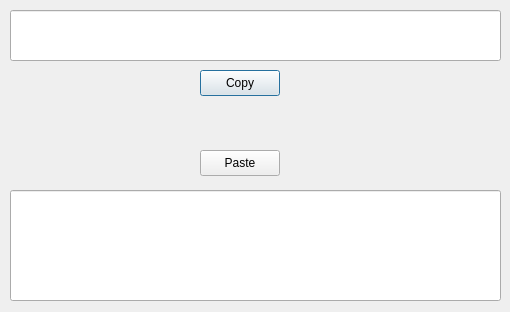
<?xml version="1.0" encoding="UTF-8"?>
<ui version="4.0">
 <class>Dialog</class>
 <widget class="QDialog" name="Dialog">
  <property name="geometry">
   <rect>
    <x>0</x>
    <y>0</y>
    <width>510</width>
    <height>312</height>
   </rect>
  </property>
  <property name="windowTitle">
   <string>Dialog</string>
  </property>
  <widget class="QLineEdit" name="Input">
   <property name="geometry">
    <rect>
     <x>10</x>
     <y>10</y>
     <width>491</width>
     <height>51</height>
    </rect>
   </property>
  </widget>
  <widget class="QPushButton" name="pushButton">
   <property name="geometry">
    <rect>
     <x>200</x>
     <y>70</y>
     <width>80</width>
     <height>26</height>
    </rect>
   </property>
   <property name="text">
    <string>Copy</string>
   </property>
  </widget>
  <widget class="QLineEdit" name="Output">
   <property name="geometry">
    <rect>
     <x>10</x>
     <y>190</y>
     <width>491</width>
     <height>111</height>
    </rect>
   </property>
  </widget>
  <widget class="QPushButton" name="pushButton_2">
   <property name="geometry">
    <rect>
     <x>200</x>
     <y>150</y>
     <width>80</width>
     <height>26</height>
    </rect>
   </property>
   <property name="text">
    <string>Paste</string>
   </property>
  </widget>
 </widget>
 <resources/>
 <connections>
  <connection>
   <sender>pushButton</sender>
   <signal>pressed()</signal>
   <receiver>Input</receiver>
   <slot>selectAll()</slot>
   <hints>
    <hint type="sourcelabel">
     <x>228</x>
     <y>79</y>
    </hint>
    <hint type="destinationlabel">
     <x>228</x>
     <y>56</y>
    </hint>
   </hints>
  </connection>
  <connection>
   <sender>pushButton</sender>
   <signal>released()</signal>
   <receiver>Input</receiver>
   <slot>copy()</slot>
   <hints>
    <hint type="sourcelabel">
     <x>260</x>
     <y>72</y>
    </hint>
    <hint type="destinationlabel">
     <x>261</x>
     <y>53</y>
    </hint>
   </hints>
  </connection>
  <connection>
   <sender>pushButton_2</sender>
   <signal>clicked()</signal>
   <receiver>Output</receiver>
   <slot>paste()</slot>
   <hints>
    <hint type="sourcelabel">
     <x>231</x>
     <y>168</y>
    </hint>
    <hint type="destinationlabel">
     <x>230</x>
     <y>192</y>
    </hint>
   </hints>
  </connection>
 </connections>
</ui>
